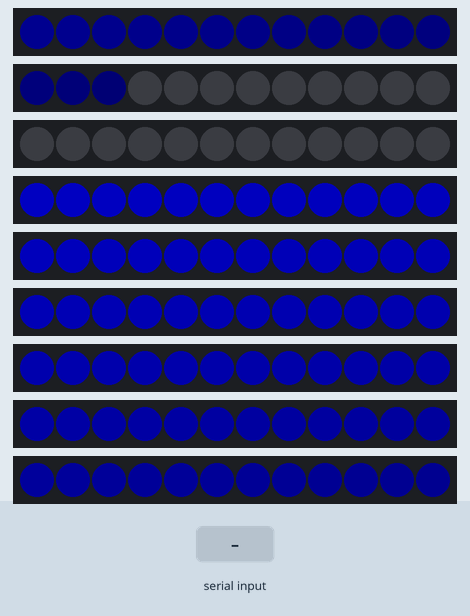
This sketch was run on a simulated Arduino Uno, built with avr-gcc and run on an emulated ATmega328P. Parts: 9 × 12 RGB LEDs in strip order, left to right. Inputs (shaded band) come from the test bench. Dim RGB values are drawn brighter than linear; random numbers use the default seed unless the sketch sets one.

Above: at 5.92 s.
6.6 s: "90,45,200\n" received over Serial
At 6.78 s:
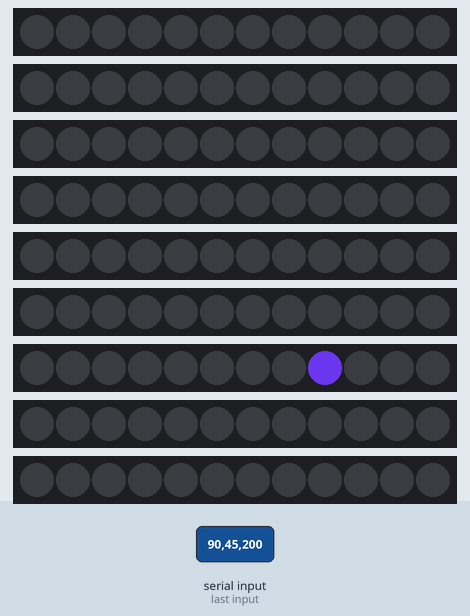
8.4 s: "30,150,10\n" received over Serial
At 8.59 s:
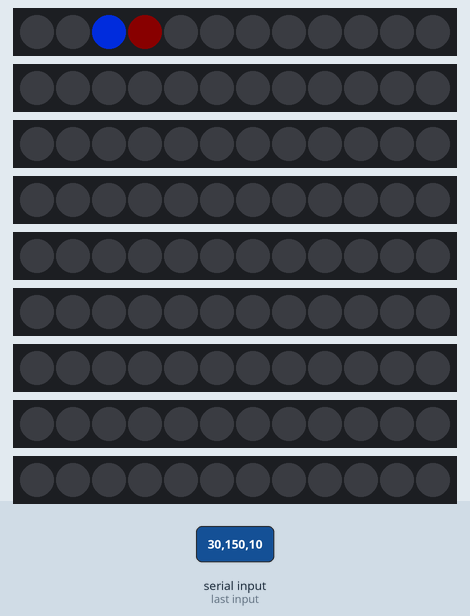
10.2 s: "90,45\n" received over Serial
At 10.38 s:
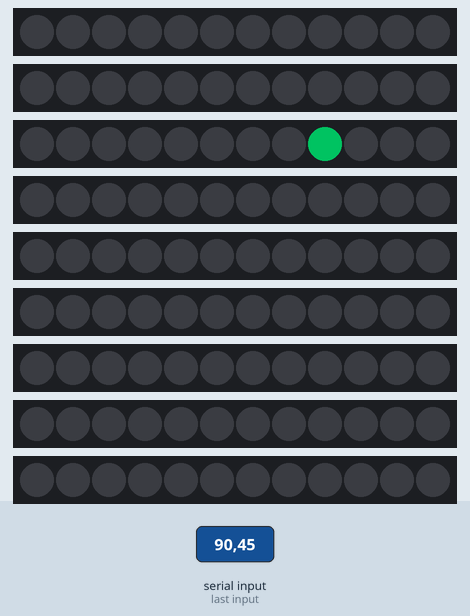
12.0 s: "30,150\n" received over Serial
At 12.2 s:
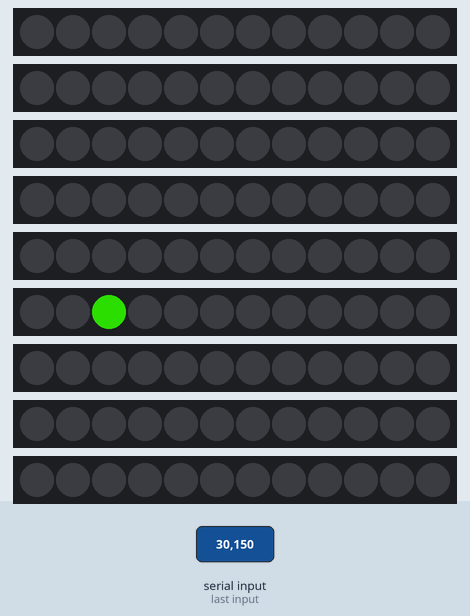
13.8 s: "5\n" received over Serial
At 13.98 s:
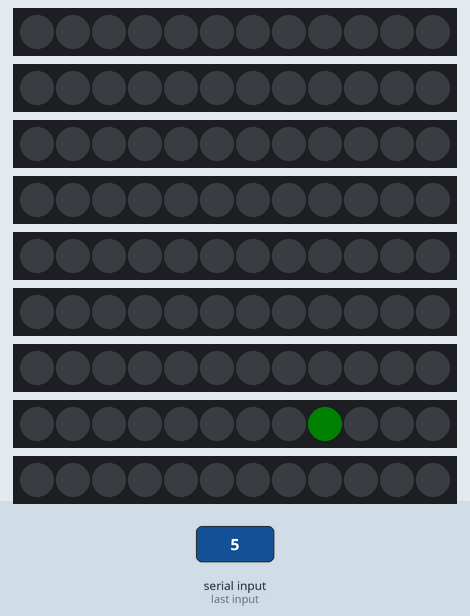
15.6 s: "90\n" received over Serial
At 15.79 s:
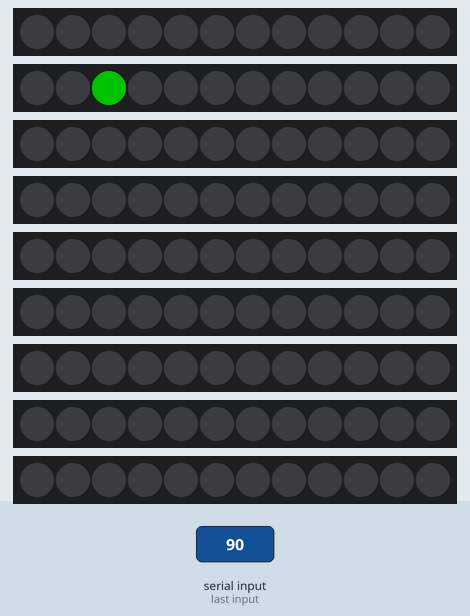
Timing chart, 0 to 18.4 s (numbered marks = the images above; inputs shaded):
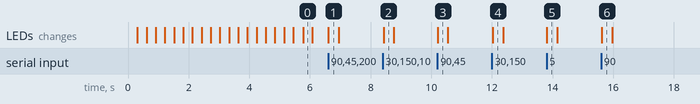

The sketch:

TestLights.ino
```cpp
#include <Adafruit_NeoPixel.h>

#define PIN13 13
#define PIN12 12
#define PIN11 11
#define PIN10 10
#define PIN9 9
#define PIN8 8
#define PIN7 7
#define PIN6 6
#define PIN5 5

#define LIGHT_COUNT 12
#define MAX_RGB_VAL 255

Adafruit_NeoPixel stripList[9] = {
  Adafruit_NeoPixel(LIGHT_COUNT, PIN13, NEO_GRB + NEO_KHZ800),
  Adafruit_NeoPixel(LIGHT_COUNT, PIN12, NEO_GRB + NEO_KHZ800),
  Adafruit_NeoPixel(LIGHT_COUNT, PIN11, NEO_GRB + NEO_KHZ800),
  Adafruit_NeoPixel(LIGHT_COUNT, PIN10, NEO_GRB + NEO_KHZ800),
  Adafruit_NeoPixel(LIGHT_COUNT, PIN9, NEO_GRB + NEO_KHZ800),
  Adafruit_NeoPixel(LIGHT_COUNT, PIN8, NEO_GRB + NEO_KHZ800),
  Adafruit_NeoPixel(LIGHT_COUNT, PIN7, NEO_GRB + NEO_KHZ800),
  Adafruit_NeoPixel(LIGHT_COUNT, PIN6, NEO_GRB + NEO_KHZ800),
  Adafruit_NeoPixel(LIGHT_COUNT, PIN5, NEO_GRB + NEO_KHZ800)
};

int r = 1, g = 1, b = 1;
int incr = r, incg = g, incb = b;

int singleIncre = 0;
boolean listenToSerial = false;

void setup() {
  Serial.begin(2000000);
  Serial.setTimeout(1);
  for (int y = 0; y < 9; y ++) {
    stripList[y].begin();
    stripList[y].show(); // Initialize all pixels to 'off'
  }
}

void loop() {
  for (int y = 0; y < 9; y ++) {
    for (int x = 0; x < LIGHT_COUNT; x ++) {
      if (listenToSerial) {
        int incomingIntR = Serial.parseInt();
        int incomingIntG = Serial.parseInt();
        int incomingIntB = Serial.parseInt();
        stripList[y].setPixelColor(x, incomingIntR, incomingIntG, incomingIntB);
      } else {
        pulseWhite();
        stripList[y].setPixelColor(x, r, g, b);
      }
      stripList[y].show();
    }
    delay(1);
  }
}

void rainBowCycle(int increm, int* colorR, int* colorG, int* colorB) {

  return;
}

int wheelCycle(int index) {
  if (index >= (MAX_RGB_VAL * 2)) {
    int difference = index - (MAX_RGB_VAL * 2);
    return difference;
  }
  if (index >= MAX_RGB_VAL) {
    int difference = MAX_RGB_VAL - (index - MAX_RGB_VAL);
    return difference;
  }
  index ++;
  return index;
}

int wheelIncremeant(int index) {
  if (index >= MAX_RGB_VAL) {
    return 0;
  }
  index ++;
  return index;
}

int wheelDecremeant(int index) {
  if (index <= 0) {
    return 0;
  }
  index --;
  return index;
}

void pulseWhite() {
  r = wheelCycle(incr);
  g = wheelCycle(incg);
  b = wheelCycle(incb);
  if (incr > 0) {
    incr ++;
  } else {
    r = 0;
    if (incg > 0) {
      incg ++;
    } else {
      g = 0;
      if (incb > 0) {
        incb ++;
      } else {
        b = 0;
        listenToSerial = true;
      }
    }
  }
  if (incr >= (MAX_RGB_VAL * 2)) {
    incr = 0;
  }
  if (incg >= (MAX_RGB_VAL * 2)) {
    incg = 0;
  }
  if (incb >= (MAX_RGB_VAL * 2)) {
    incb = 0;
  }
  delay(3);
}

void crazyColor() {
  r = wheelCycle(incr);
  g = wheelCycle(incg);
  b = wheelCycle(incb);
  incr += random(12);
  incg += random(12);
  incb += random(12);
  if (incr >= (MAX_RGB_VAL * 2)) {
    int difference = incr - (MAX_RGB_VAL * 2);
    incr = difference;
  }
  if (incg >= (MAX_RGB_VAL * 2)) {
    int difference = incg - (MAX_RGB_VAL * 2);
    incg = difference;
  }
  if (incb >= (MAX_RGB_VAL * 2)) {
    int difference = incb - (MAX_RGB_VAL * 2);
    incb = difference;
  }
}
```

Measured:
- after the input at 6.6 s, the LEDs: change at once (image 1)
- after the input at 8.4 s, the LEDs: change at once (image 2)
- after the input at 10.2 s, the LEDs: change at once (image 3)
- after the input at 12.0 s, the LEDs: change at once (image 4)
- after the input at 13.8 s, the LEDs: change at once (image 5)
- after the input at 15.6 s, the LEDs: change at once (image 6)
